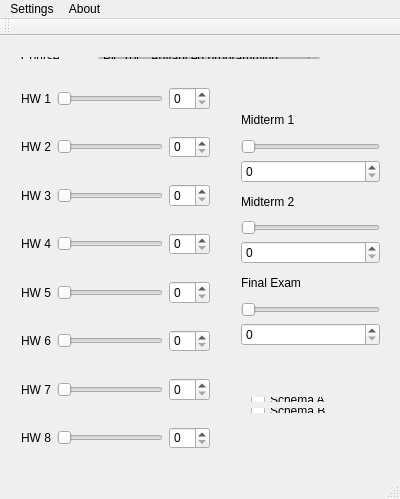
<?xml version="1.0" encoding="UTF-8"?>
<ui version="4.0">
 <class>MainWindow</class>
 <widget class="QMainWindow" name="MainWindow">
  <property name="geometry">
   <rect>
    <x>0</x>
    <y>0</y>
    <width>400</width>
    <height>499</height>
   </rect>
  </property>
  <property name="windowTitle">
   <string>MainWindow</string>
  </property>
  <widget class="QWidget" name="centralWidget">
   <widget class="QWidget" name="layoutWidget">
    <property name="geometry">
     <rect>
      <x>10</x>
      <y>10</y>
      <width>321</width>
      <height>24</height>
     </rect>
    </property>
    <layout class="QHBoxLayout" name="horizontalLayout">
     <item>
      <widget class="QLabel" name="label">
       <property name="text">
        <string>Course:</string>
       </property>
      </widget>
     </item>
     <item>
      <widget class="QComboBox" name="comboBox">
       <item>
        <property name="text">
         <string>Pic 10C. Advanced programming </string>
        </property>
       </item>
       <item>
        <property name="text">
         <string>Pic 10B. Intermediate programming </string>
        </property>
       </item>
      </widget>
     </item>
    </layout>
   </widget>
   <widget class="QWidget" name="layoutWidget">
    <property name="geometry">
     <rect>
      <x>10</x>
      <y>40</y>
      <width>211</width>
      <height>382</height>
     </rect>
    </property>
    <layout class="QVBoxLayout" name="verticalLayout">
     <item>
      <layout class="QHBoxLayout" name="horizontalLayout_2">
       <item>
        <widget class="QLabel" name="label_2">
         <property name="text">
          <string>HW 1</string>
         </property>
        </widget>
       </item>
       <item>
        <widget class="QSlider" name="horizontalSlider">
         <property name="orientation">
          <enum>Qt::Horizontal</enum>
         </property>
        </widget>
       </item>
       <item>
        <widget class="QSpinBox" name="spinBox"/>
       </item>
      </layout>
     </item>
     <item>
      <spacer name="horizontalSpacer">
       <property name="orientation">
        <enum>Qt::Horizontal</enum>
       </property>
       <property name="sizeHint" stdset="0">
        <size>
         <width>40</width>
         <height>20</height>
        </size>
       </property>
      </spacer>
     </item>
     <item>
      <layout class="QHBoxLayout" name="horizontalLayout_3">
       <item>
        <widget class="QLabel" name="label_3">
         <property name="text">
          <string>HW 2</string>
         </property>
        </widget>
       </item>
       <item>
        <widget class="QSlider" name="horizontalSlider_2">
         <property name="orientation">
          <enum>Qt::Horizontal</enum>
         </property>
        </widget>
       </item>
       <item>
        <widget class="QSpinBox" name="spinBox_2"/>
       </item>
      </layout>
     </item>
     <item>
      <spacer name="horizontalSpacer_2">
       <property name="orientation">
        <enum>Qt::Horizontal</enum>
       </property>
       <property name="sizeHint" stdset="0">
        <size>
         <width>40</width>
         <height>20</height>
        </size>
       </property>
      </spacer>
     </item>
     <item>
      <layout class="QHBoxLayout" name="horizontalLayout_4">
       <item>
        <widget class="QLabel" name="label_4">
         <property name="text">
          <string>HW 3</string>
         </property>
        </widget>
       </item>
       <item>
        <widget class="QSlider" name="horizontalSlider_3">
         <property name="orientation">
          <enum>Qt::Horizontal</enum>
         </property>
        </widget>
       </item>
       <item>
        <widget class="QSpinBox" name="spinBox_4"/>
       </item>
      </layout>
     </item>
     <item>
      <spacer name="horizontalSpacer_3">
       <property name="orientation">
        <enum>Qt::Horizontal</enum>
       </property>
       <property name="sizeHint" stdset="0">
        <size>
         <width>40</width>
         <height>20</height>
        </size>
       </property>
      </spacer>
     </item>
     <item>
      <layout class="QHBoxLayout" name="horizontalLayout_5">
       <item>
        <widget class="QLabel" name="label_5">
         <property name="text">
          <string>HW 4</string>
         </property>
        </widget>
       </item>
       <item>
        <widget class="QSlider" name="horizontalSlider_4">
         <property name="orientation">
          <enum>Qt::Horizontal</enum>
         </property>
        </widget>
       </item>
       <item>
        <widget class="QSpinBox" name="spinBox_3"/>
       </item>
      </layout>
     </item>
     <item>
      <spacer name="horizontalSpacer_4">
       <property name="orientation">
        <enum>Qt::Horizontal</enum>
       </property>
       <property name="sizeHint" stdset="0">
        <size>
         <width>40</width>
         <height>20</height>
        </size>
       </property>
      </spacer>
     </item>
     <item>
      <layout class="QHBoxLayout" name="horizontalLayout_6">
       <item>
        <widget class="QLabel" name="label_6">
         <property name="text">
          <string>HW 5</string>
         </property>
        </widget>
       </item>
       <item>
        <widget class="QSlider" name="horizontalSlider_5">
         <property name="orientation">
          <enum>Qt::Horizontal</enum>
         </property>
        </widget>
       </item>
       <item>
        <widget class="QSpinBox" name="spinBox_5"/>
       </item>
      </layout>
     </item>
     <item>
      <spacer name="horizontalSpacer_5">
       <property name="orientation">
        <enum>Qt::Horizontal</enum>
       </property>
       <property name="sizeHint" stdset="0">
        <size>
         <width>40</width>
         <height>20</height>
        </size>
       </property>
      </spacer>
     </item>
     <item>
      <layout class="QHBoxLayout" name="horizontalLayout_7">
       <item>
        <widget class="QLabel" name="label_7">
         <property name="text">
          <string>HW 6</string>
         </property>
        </widget>
       </item>
       <item>
        <widget class="QSlider" name="horizontalSlider_7">
         <property name="orientation">
          <enum>Qt::Horizontal</enum>
         </property>
        </widget>
       </item>
       <item>
        <widget class="QSpinBox" name="spinBox_6"/>
       </item>
      </layout>
     </item>
     <item>
      <spacer name="horizontalSpacer_6">
       <property name="orientation">
        <enum>Qt::Horizontal</enum>
       </property>
       <property name="sizeHint" stdset="0">
        <size>
         <width>40</width>
         <height>20</height>
        </size>
       </property>
      </spacer>
     </item>
     <item>
      <layout class="QHBoxLayout" name="horizontalLayout_8">
       <item>
        <widget class="QLabel" name="label_8">
         <property name="text">
          <string>HW 7</string>
         </property>
        </widget>
       </item>
       <item>
        <widget class="QSlider" name="horizontalSlider_6">
         <property name="orientation">
          <enum>Qt::Horizontal</enum>
         </property>
        </widget>
       </item>
       <item>
        <widget class="QSpinBox" name="spinBox_7"/>
       </item>
      </layout>
     </item>
     <item>
      <spacer name="horizontalSpacer_7">
       <property name="orientation">
        <enum>Qt::Horizontal</enum>
       </property>
       <property name="sizeHint" stdset="0">
        <size>
         <width>40</width>
         <height>20</height>
        </size>
       </property>
      </spacer>
     </item>
     <item>
      <layout class="QHBoxLayout" name="horizontalLayout_9">
       <item>
        <widget class="QLabel" name="label_9">
         <property name="text">
          <string>HW 8</string>
         </property>
        </widget>
       </item>
       <item>
        <widget class="QSlider" name="horizontalSlider_9">
         <property name="orientation">
          <enum>Qt::Horizontal</enum>
         </property>
        </widget>
       </item>
       <item>
        <widget class="QSpinBox" name="spinBox_8"/>
       </item>
      </layout>
     </item>
    </layout>
   </widget>
   <widget class="QWidget" name="layoutWidget">
    <property name="geometry">
     <rect>
      <x>230</x>
      <y>60</y>
      <width>161</width>
      <height>261</height>
     </rect>
    </property>
    <layout class="QVBoxLayout" name="verticalLayout_2">
     <item>
      <widget class="QLabel" name="label_10">
       <property name="text">
        <string>Midterm 1</string>
       </property>
      </widget>
     </item>
     <item>
      <widget class="QSlider" name="horizontalSlider_8">
       <property name="orientation">
        <enum>Qt::Horizontal</enum>
       </property>
      </widget>
     </item>
     <item>
      <widget class="QSpinBox" name="spinBox_9"/>
     </item>
     <item>
      <widget class="QLabel" name="label_11">
       <property name="text">
        <string>Midterm 2</string>
       </property>
      </widget>
     </item>
     <item>
      <widget class="QSlider" name="horizontalSlider_10">
       <property name="orientation">
        <enum>Qt::Horizontal</enum>
       </property>
      </widget>
     </item>
     <item>
      <widget class="QSpinBox" name="spinBox_10"/>
     </item>
     <item>
      <widget class="QLabel" name="label_12">
       <property name="text">
        <string>Final Exam</string>
       </property>
      </widget>
     </item>
     <item>
      <widget class="QSlider" name="horizontalSlider_11">
       <property name="orientation">
        <enum>Qt::Horizontal</enum>
       </property>
      </widget>
     </item>
     <item>
      <widget class="QSpinBox" name="spinBox_11"/>
     </item>
    </layout>
   </widget>
   <widget class="QWidget" name="layoutWidget">
    <property name="geometry">
     <rect>
      <x>240</x>
      <y>400</y>
      <width>151</width>
      <height>21</height>
     </rect>
    </property>
    <layout class="QHBoxLayout" name="horizontalLayout_10">
     <item>
      <widget class="QLabel" name="label_13">
       <property name="text">
        <string>Overall score:</string>
       </property>
      </widget>
     </item>
     <item>
      <widget class="QLabel" name="label_14">
       <property name="text">
        <string>0.0</string>
       </property>
      </widget>
     </item>
    </layout>
   </widget>
   <widget class="QWidget" name="layoutWidget">
    <property name="geometry">
     <rect>
      <x>240</x>
      <y>350</y>
      <width>151</width>
      <height>38</height>
     </rect>
    </property>
    <layout class="QVBoxLayout" name="verticalLayout_3">
     <item>
      <widget class="QCheckBox" name="checkBox">
       <property name="text">
        <string>Schema A</string>
       </property>
      </widget>
     </item>
     <item>
      <widget class="QCheckBox" name="checkBox_2">
       <property name="text">
        <string>Schema B</string>
       </property>
      </widget>
     </item>
    </layout>
   </widget>
  </widget>
  <widget class="QMenuBar" name="menuBar">
   <property name="geometry">
    <rect>
     <x>0</x>
     <y>0</y>
     <width>400</width>
     <height>17</height>
    </rect>
   </property>
   <widget class="QMenu" name="menuSettings">
    <property name="title">
     <string>Settings</string>
    </property>
   </widget>
   <widget class="QMenu" name="menuAbout">
    <property name="title">
     <string>About</string>
    </property>
   </widget>
   <addaction name="menuSettings"/>
   <addaction name="menuAbout"/>
  </widget>
  <widget class="QToolBar" name="mainToolBar">
   <attribute name="toolBarArea">
    <enum>TopToolBarArea</enum>
   </attribute>
   <attribute name="toolBarBreak">
    <bool>false</bool>
   </attribute>
  </widget>
  <widget class="QStatusBar" name="statusBar"/>
 </widget>
 <layoutdefault spacing="6" margin="11"/>
 <resources/>
 <connections>
  <connection>
   <sender>horizontalSlider</sender>
   <signal>sliderMoved(int)</signal>
   <receiver>spinBox</receiver>
   <slot>setValue(int)</slot>
   <hints>
    <hint type="sourcelabel">
     <x>80</x>
     <y>79</y>
    </hint>
    <hint type="destinationlabel">
     <x>203</x>
     <y>79</y>
    </hint>
   </hints>
  </connection>
  <connection>
   <sender>horizontalSlider_2</sender>
   <signal>sliderMoved(int)</signal>
   <receiver>spinBox_2</receiver>
   <slot>setValue(int)</slot>
   <hints>
    <hint type="sourcelabel">
     <x>113</x>
     <y>129</y>
    </hint>
    <hint type="destinationlabel">
     <x>200</x>
     <y>131</y>
    </hint>
   </hints>
  </connection>
  <connection>
   <sender>horizontalSlider_3</sender>
   <signal>sliderMoved(int)</signal>
   <receiver>spinBox_4</receiver>
   <slot>setValue(int)</slot>
   <hints>
    <hint type="sourcelabel">
     <x>100</x>
     <y>178</y>
    </hint>
    <hint type="destinationlabel">
     <x>207</x>
     <y>183</y>
    </hint>
   </hints>
  </connection>
  <connection>
   <sender>horizontalSlider_4</sender>
   <signal>sliderMoved(int)</signal>
   <receiver>spinBox_3</receiver>
   <slot>setValue(int)</slot>
   <hints>
    <hint type="sourcelabel">
     <x>105</x>
     <y>231</y>
    </hint>
    <hint type="destinationlabel">
     <x>210</x>
     <y>235</y>
    </hint>
   </hints>
  </connection>
  <connection>
   <sender>horizontalSlider_5</sender>
   <signal>sliderMoved(int)</signal>
   <receiver>spinBox_5</receiver>
   <slot>setValue(int)</slot>
   <hints>
    <hint type="sourcelabel">
     <x>122</x>
     <y>281</y>
    </hint>
    <hint type="destinationlabel">
     <x>193</x>
     <y>288</y>
    </hint>
   </hints>
  </connection>
  <connection>
   <sender>horizontalSlider_8</sender>
   <signal>sliderMoved(int)</signal>
   <receiver>spinBox_9</receiver>
   <slot>setValue(int)</slot>
   <hints>
    <hint type="sourcelabel">
     <x>249</x>
     <y>140</y>
    </hint>
    <hint type="destinationlabel">
     <x>253</x>
     <y>153</y>
    </hint>
   </hints>
  </connection>
  <connection>
   <sender>horizontalSlider_10</sender>
   <signal>sliderMoved(int)</signal>
   <receiver>spinBox_10</receiver>
   <slot>setValue(int)</slot>
   <hints>
    <hint type="sourcelabel">
     <x>261</x>
     <y>230</y>
    </hint>
    <hint type="destinationlabel">
     <x>262</x>
     <y>245</y>
    </hint>
   </hints>
  </connection>
  <connection>
   <sender>horizontalSlider_11</sender>
   <signal>sliderMoved(int)</signal>
   <receiver>spinBox_11</receiver>
   <slot>setValue(int)</slot>
   <hints>
    <hint type="sourcelabel">
     <x>296</x>
     <y>320</y>
    </hint>
    <hint type="destinationlabel">
     <x>297</x>
     <y>333</y>
    </hint>
   </hints>
  </connection>
  <connection>
   <sender>horizontalSlider_7</sender>
   <signal>sliderMoved(int)</signal>
   <receiver>spinBox_6</receiver>
   <slot>setValue(int)</slot>
   <hints>
    <hint type="sourcelabel">
     <x>97</x>
     <y>332</y>
    </hint>
    <hint type="destinationlabel">
     <x>199</x>
     <y>337</y>
    </hint>
   </hints>
  </connection>
  <connection>
   <sender>horizontalSlider_6</sender>
   <signal>sliderMoved(int)</signal>
   <receiver>spinBox_7</receiver>
   <slot>setValue(int)</slot>
   <hints>
    <hint type="sourcelabel">
     <x>72</x>
     <y>386</y>
    </hint>
    <hint type="destinationlabel">
     <x>202</x>
     <y>385</y>
    </hint>
   </hints>
  </connection>
  <connection>
   <sender>horizontalSlider_9</sender>
   <signal>sliderMoved(int)</signal>
   <receiver>spinBox_8</receiver>
   <slot>setValue(int)</slot>
   <hints>
    <hint type="sourcelabel">
     <x>154</x>
     <y>437</y>
    </hint>
    <hint type="destinationlabel">
     <x>202</x>
     <y>434</y>
    </hint>
   </hints>
  </connection>
  <connection>
   <sender>comboBox</sender>
   <signal>currentIndexChanged(QString)</signal>
   <receiver>spinBox</receiver>
   <slot>clear()</slot>
   <hints>
    <hint type="sourcelabel">
     <x>238</x>
     <y>49</y>
    </hint>
    <hint type="destinationlabel">
     <x>208</x>
     <y>74</y>
    </hint>
   </hints>
  </connection>
 </connections>
</ui>
